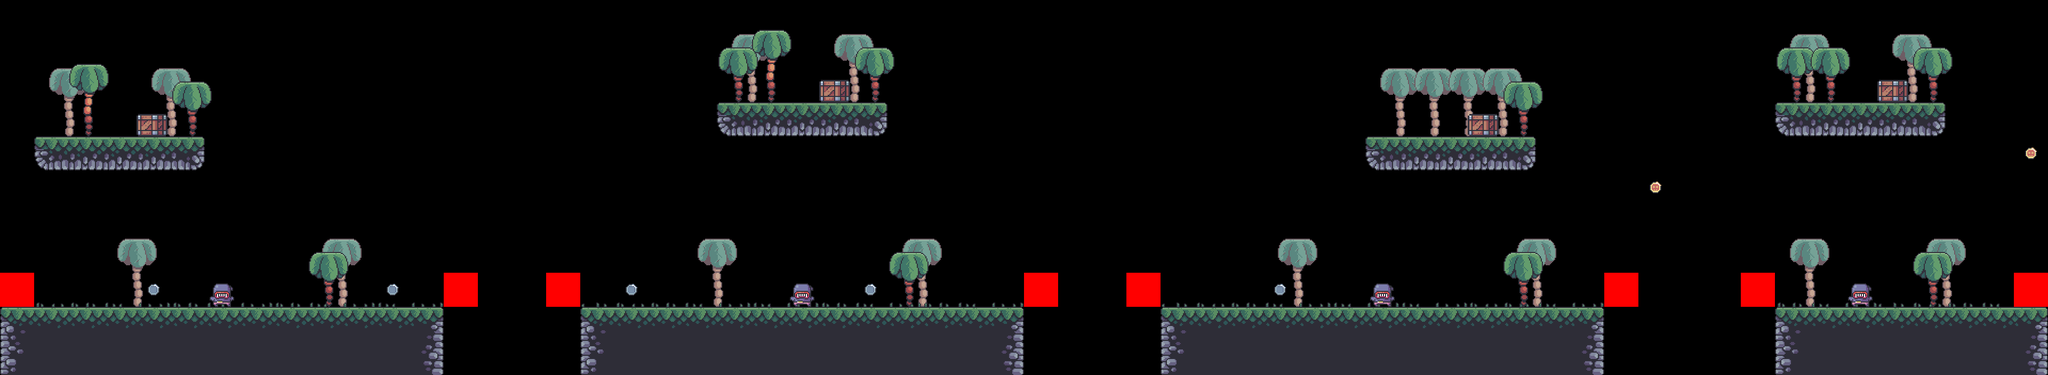

A level layout from a 2D game, rendered from its tile map. Below: a short description, then the map file with tile-grid data replaced by summaries:
An orthogonal 60x11 tile map with 64x64 px tiles, 9 tile layers (bg_palms, terrain, grass, fg_palms, ...), 7 tilesets.

<map version="1.8" tiledversion="1.8.1" orientation="orthogonal" renderorder="right-down" width="60" height="11" tilewidth="64" tileheight="64" infinite="0" nextlayerid="11" nextobjectid="1">
 <editorsettings>
  <export target="../0/level_0.csv" format="csv" />
 </editorsettings>
 <tileset firstgid="1" source="../tilesets/terrain_tiles.tsx" />
 <tileset firstgid="17" source="../tilesets/coin_tiles.tsx" />
 <tileset firstgid="19" source="../tilesets/grass_tiles.tsx" />
 <tileset firstgid="24" source="../tilesets/palms.tsx" />
 <tileset firstgid="27" source="../tilesets/crate.tsx" />
 <tileset firstgid="28" source="../tilesets/player_tiles.tsx" />
 <tileset firstgid="30" source="../tilesets/enemy_tiles.tsx" />
 <layer id="5" name="bg_palms" width="60" height="11">
  <data>[660 cells, 18 non-empty, 1 distinct tile ids]</data>
 </layer>
 <layer id="1" name="terrain" width="60" height="11" opacity="0.9">
  <data>[660 cells, 114 non-empty, 9 distinct tile ids]</data>
 </layer>
 <layer id="3" name="grass" width="60" height="11">
  <data>[660 cells, 47 non-empty, 5 distinct tile ids]</data>
 </layer>
 <layer id="6" name="fg_palms" width="60" height="11">
  <data>[660 cells, 13 non-empty, 2 distinct tile ids]</data>
 </layer>
 <layer id="7" name="crates" width="60" height="11">
  <data>[660 cells, 5 non-empty, 2 distinct tile ids]</data>
 </layer>
 <layer id="2" name="coins" width="60" height="11">
  <data>[660 cells, 7 non-empty, 2 distinct tile ids]</data>
 </layer>
 <layer id="9" name="enemies" width="60" height="11">
  <data>[660 cells, 4 non-empty, 1 distinct tile ids]</data>
 </layer>
 <layer id="8" name="player" width="60" height="11">
  <data>[660 cells, 2 non-empty, 2 distinct tile ids]</data>
 </layer>
 <layer id="10" name="constraints" width="60" height="11">
  <data>[660 cells, 8 non-empty, 1 distinct tile ids]</data>
 </layer>
</map>
